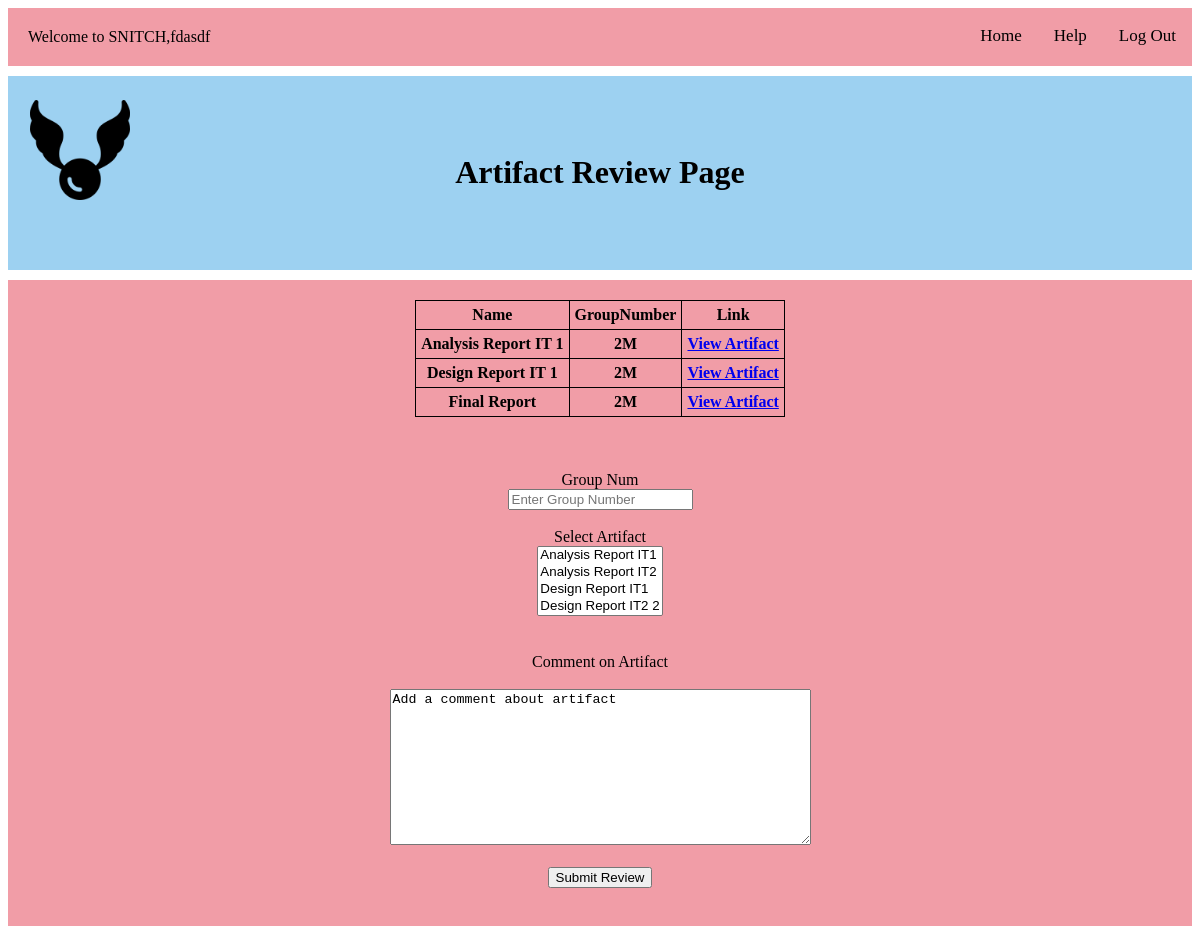
The app's page /ArtifactReviewPage.php (signed in) with its own data.
### tables this page shows
CREATE TABLE `student` (
  `email` varchar(256) NOT NULL,
  `password` varchar(256) NOT NULL,
  `studentID` int(8) NOT NULL,
  `name` varchar(64) NOT NULL,
  `group_number` varchar(64) NOT NULL,
  `section` int(4) NOT NULL,
  `profilePicture` blob DEFAULT NULL,
  `id` int(11) NOT NULL
);

CREATE TABLE `artifact` (
  `name` varchar(256) NOT NULL,
  `group_number` varchar(8) NOT NULL,
  `link` varchar(1024) NOT NULL,
  `id` int(11) NOT NULL
);

### htdocs/additionals/autoloader.php (called while the page is built, shortened)
<?php
function autoLoader($className)
{
  $path = "additionals/";
  $extension = ".class.php";
  $fullPath = $path . $className . $extension;
}

### htdocs/additionals/db.class.php (called while the page is built)
<?php
class db {
    private $host = 'localhost';
    private $user = 'maruf';
    private $password = '123456';
    private $dbName = 'peerreview';
    protected function connect()
    {
      $dsn = 'mysql:host=' . $this->host . ';dbname=' . $this->dbName;
      $pdo = new PDO($dsn, $this->user,$this->password);
      $pdo->setAttribute( PDO::ATTR_DEFAULT_FETCH_MODE, PDO::FETCH_ASSOC);
      return $pdo;
    }
}

### htdocs/additionals/Student.class.php (called while the page is built, shortened)
<?php
class Student extends db
{
     protected function getStudentByStudentID($studentID)
     {
       $sql = "SELECT * FROM student WHERE studentID = ?";
       $stmt = $this->connect()->prepare($sql);
       $stmt->execute([$studentID]);
       $results = $stmt->fetch();
       return $results;
     }
}
 ?>

### htdocs/additionals/StudentController.class.php (called while the page is built, shortened)
<?php
class StudentController extends Student
{
public function getStuByStudentID($studentID)
{
  return $this->getStudentByStudentID($studentID);
}
}

### htdocs/additionals/Artifact.class.php (called while the page is built, shortened)
<?php
class Artifact extends db
{
    public function getArtifacts()
    {
      $sql = "SELECT * FROM artifact";
      $stmt = $this->connect()->prepare($sql);
      $stmt->execute([]);
      $results = $stmt->fetchAll();
      return $results;
    }
}

### htdocs/additionals/ArtifactView.class.php (the view, shortened to what this page needs)
<?php
class ArtifactView extends Artifact{
public function showArtifacts()
{
  $results = $this->getArtifacts();
  echo "<table align='center'>
  <tr>
  <th>Name</th>
  <th>GroupNumber</th>
  <th>Link</th>
  </tr>";
  foreach ($results as $artifact)
  {
    echo "<tr>";
    echo "<td align='center' style='border:1px solid black; font-size:18; font-weight:bold'>" . $artifact['name'] . "</td>";
    echo "<td align='center'style='border:1px solid black; font-size:18; font-weight:bold'>" . $artifact['group_number'] . "</td>";
    echo "<td align='center'style='border:1px solid black; font-size:18; font-weight:bold'>" . '<a target=\"_blank\" href='.$artifact["link"] . '>View Artifact</a>' . "</td>";
    echo "</tr>";
  }
echo "</table>";
}
}

### htdocs/ArtifactReviewPage.php (shortened to what this page needs)
<?php
include 'additionals/autoloader.php';
$myStudentController = new StudentController();
$myArtifactView = new ArtifactView();
$student = $myStudentController->getStuByStudentID($_SESSION['user']);
?>
<!DOCTYPE html>
<html>
<head>
</head>
<body>
<div class="topBar">
  <div class="greeting">
      <?php echo "Welcome to SNITCH," . $student['name']?>
  </div>
		<a href="LogOut.php">Log Out</a>
		<a href="HelpPage.php">Help</a>
		<a href="StudentMenuPage.php">Home</a>
</div>
<div class="containerTitle">
	<div class="avatar">
		<img src="snitch.png" alt="Avatar" style="top:03%; left:50%; width:100px;">
	</div>
	<div class="pageTitle">
		<h1><br>Artifact Review Page<br><br></h1>
	</div>
</div>
<div class="containerBody">
  <?php $myArtifactView->showArtifacts(); ?>
  <form method="post" action="ArtifactReviewPage.php">
  <br><br>
  <div class="bodyText">
      <label for="psw"><br>Group Num</br></label>
  </div>
    <input type="text" placeholder="Enter Group Number" name="groupnum" required>
	<br><br>
	<label for="selectReview">Select Artifact</label>
	<br>
	<select name="selectReview" id="selectReview" multiple>
		<option value="Analysis Report IT1">Analysis Report IT1</option>
		<option value="Analysis Report IT2">Analysis Report IT2</option>
		<option value="Design Report IT1">Design Report IT1</option>
		<option value="Design Report IT2">Design Report IT2 <link rel="import" href="">2</option>
		<option value="Final Report">Final Report</option>
	</select>
	<br><br><br>
		<label for="artifactComment">Comment on Artifact</label>
		<br><br>
		<textarea  name="artifactComment" rows="10" cols="50">Add a comment about artifact</textarea>
    <br>
    <br>
      <input type="submit" value="Submit Review" name="submit">
    <br>
    <br>
  </form>
</div>
</body>
</html>

### htdocs/ArtifactReviewPage.php (style rules this page uses)
.topBar { background-color: #f19da7; overflow: hidden; }
.topBar a { position: sticky; float: right; color: #000000; text-align: center; padding: 18px 16px; text-decoration: none; font-size: 17px; }
.greeting { position: sticky; float: left; color: #000000; text-align: center; padding:20px; }
.containerTitle { width: %90; overflow: hidden; background: #9DD1F1; margin: 10px auto; padding: 20px; }
.pageTitle { color: #000000; text-align: center; font-family: Lucida Console; }
.avatar { position: absolute; top: 100px; left: 30px; }
.containerBody { width: %90; overflow: hidden; text-align: center; background: #f19da7; margin: 10px auto; padding: 20px; }
table, th, td { border: 1px solid black; border-collapse: collapse; }
th, td { padding: 5px; text-align: center; }

### records on screen
student: name "fdasdf"
artifact: name "Analysis Report IT 1", group_number "2M"
artifact: name "Design Report IT 1", group_number "2M"
artifact: name "Final Report", group_number "2M"
